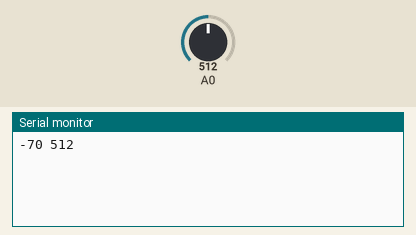
Simulated run of this sketch. Board: Arduino Uno, built with avr-gcc and run on an emulated ATmega328P. Shown: the last lines printed to the serial monitor. Inputs (shaded band) come from the test bench; at power-on: A0 = 512.

Above: at 1.8 s.
1.9 s: A0 set to 716
At 2.6 s:
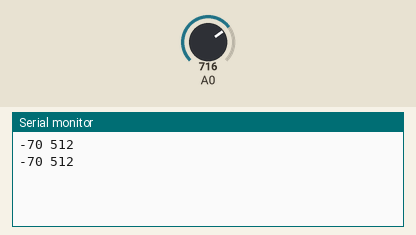
3.4 s: A0 set to 900
At 4.8 s:
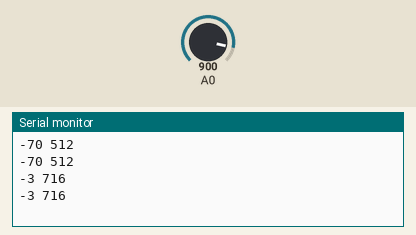
Timing chart, 0 to 6.4 s (numbered marks = the images above; inputs shaded):
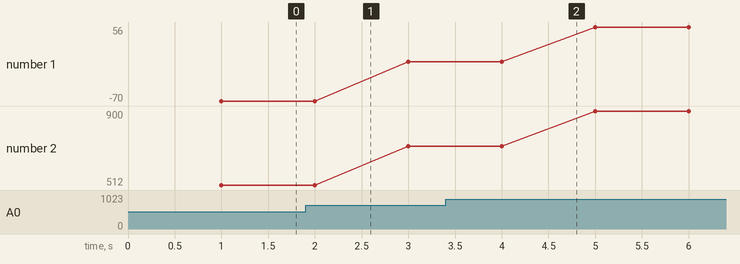

The sketch:

HeartBeat.ino
```cpp
int x=0;
int y=0;
void setup()
{
  Serial.begin(9600);
  pinMode(A0, INPUT);
}
void loop()
{
  x=analogRead(A0);
  delay(1000);
  y = map(x ,950 ,1024,72 , 96);
  Serial.print(y);
  Serial.print(" ");
  Serial.println(x);
}
```

Measured:
- plotted number 1: -70 → -3 after the input at 1.9 s, -3 → 56 after the input at 3.4 s
- plotted number 2: 512 → 716 after the input at 1.9 s, 716 → 900 after the input at 3.4 s
